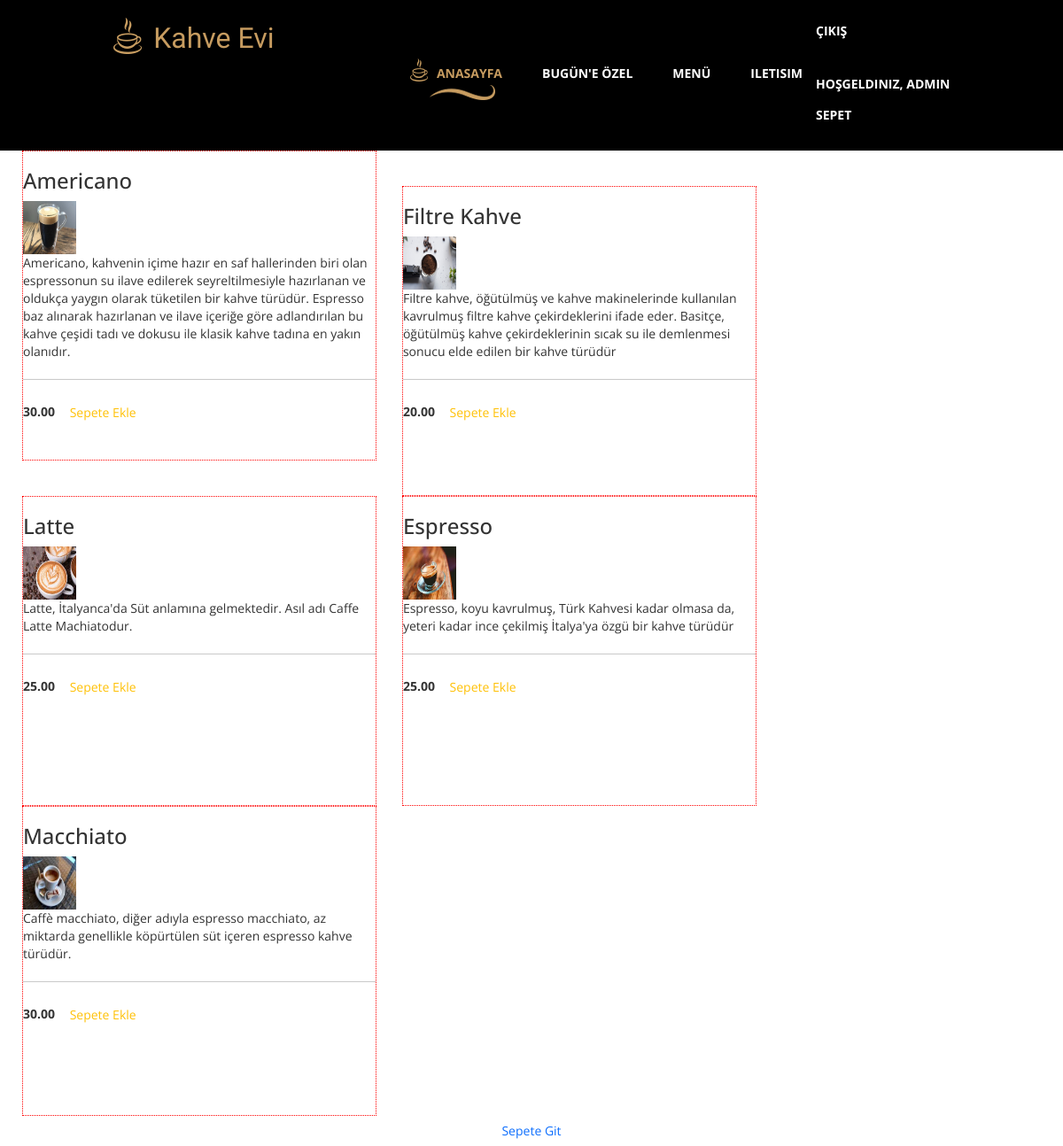
Screenshot of /index (signed in) with the database file from the repository.
### cart/models.py (models this page shows, shortened)
class Product(models.Model):
    name = models.CharField(max_length=200, db_index=True)
    slug = models.SlugField(max_length=200, db_index=True)
    image = models.ImageField(upload_to='products/%Y/%m/%d', blank=True)
    description = models.TextField(blank=True)
    price = models.DecimalField(max_digits=10, decimal_places=2)
    available = models.BooleanField(default=True)
    created = models.DateTimeField(auto_now_add=True)
    updated = models.DateTimeField(auto_now=True)
    class Meta:
        verbose_name = 'Product'
        verbose_name_plural = 'Products'

### cart/views.py (the view)
# urls.py: path('index', views.index, name='index'),
def index(request):
    username = request.session.get('username')  # session'daki değeri alır (get)
    products = Product.objects.all()
    context = {
        'products': products,
    }
    return render(request, 'index.html', context=context)

### templates/index.html (shortened to what this page needs)
{% load static %}
<!DOCTYPE html>
<html lang="en">
<head>
    <link href="https://cdn.jsdelivr.net/npm/bootstrap@5.0.2/dist/css/bootstrap.min.css" rel="stylesheet">
    <link rel="stylesheet" href="{% static '/css/bootstrap.min.css' %}" >
    <link rel="stylesheet" href="{% static '/css/font-awesome.min.css' %}" >
    <link rel="stylesheet" href="{% static '/css/templatemo-style.css' %}" >
</head>
<body>
    <div class="tm-top-header">
        <div class="container">
          <div class="row">
            <div class="tm-top-header-inner">
              <div class="tm-logo-container">
                <img src="{% static 'img/logo.png' %}" alt="Logo" class="tm-site-logo">
                <h1 class="tm-site-name tm-handwriting-font">Kahve Evi</h1>
              </div>
              <nav class="tm-nav">
                <ul>
                  <li><a href="index" class="active">Anasayfa</a></li>
                  <li><a href="today-special"  >Bugün'e Özel</a></li>
                  <li><a href="menu">Menü</a></li>
                  <li><a href="contact" >Iletisim</a></li>
                </ul>
                <ul class="navbar-nav ms-auto">
                  {% if user.is_authenticated %}
                  <li class ="nav-item"><a class="nav-link" href="{% url 'logout' %}">Çıkış</a></li>
                  <li class ="nav-item"><a class="nav-link" href=""></a>Hoşgeldiniz, {{user.username}} </li>
                  <li class ="nav-item"><a class="nav-link" href="{% url 'cart_detail' %}">Sepet</a></li>
                  {% else %}
                  <li class ="nav-item"><a class="nav-link" href="{% url 'login' %}">Giriş Yap</a></li>
                  <li class ="nav-item"><a class="nav-link" href="{% url 'signup' %}">Kayıt Ol</a></li>
                  {% endif %}
                </ul>
              </nav>
            </div>
          </div>
        </div>
      </div>
    {% for product in products %}
        <div style="width: 400px; height: 350px; display: inline-block; border: 1px red dotted; margin-left: 25px;">
        <h3>{{ product.name }}</h3>
        <img src="{{ product.image.url }}" alt="" width="60" height="60">
        <p> {{ product.description }} </p>
        <hr>
        <b>{{ product.price }}</b>
        <a href="{% url 'cart_add' id=product.id %}">
            <button class="btn btn-outline-warning">Sepete Ekle</button>
        </a>
        </div>
    {% endfor %}
<a href="cart-detail">
    <div class="d-grid gap-2">
        <button class="btn btn-outline-primary"; >Sepete Git</button>
    </div>
</a>
</body>
</html>

### static/css/templatemo-style.css (style rules this page uses)
body { overflow-x: hidden; }
ul { margin: 0; padding: 0; }
* { font-family: 'Open Sans', sans-serif; }
.container { max-width: 960px; }
.tm-handwriting-font { font-family: 'Damion', cursive; }
.tm-top-header { background: black; color: white; }
.tm-site-logo, .tm-site-name { vertical-align: bottom; }
.tm-site-name { color: #c79c60; display: inline-block; font-size: 32px; margin: 0 10px; }
.tm-logo-container { padding: 10px 0; }
.tm-nav { display: -webkit-box; display: -webkit-flex; display: -ms-flexbox; display: flex; -webkit-box-align: center; -webkit-align-items: center; -ms-flex-align: center; align-items: center; font-weight: 700; text-transform: uppercase; }
.tm-nav li { list-style: none; float: left; }
.tm-nav li a { color: white; display: inline-block; padding: 15px 15px 20px 30px; -webkit-transition: all 0.3s ease; transition: all 0.3s ease; }
.tm-nav li a:hover, .tm-nav li a:focus, .tm-nav li a.active { color: #c79c60; text-decoration: none; }
.tm-nav li a.active { background: url(../img/logo.png) no-repeat, url(../img/nav-underline.png) no-repeat; background-size: 20px, 74px 17px; background-position: 0% 30%, center bottom; }
.tm-top-header-inner { display: -webkit-box; display: -webkit-flex; display: -ms-flexbox; display: flex; -webkit-box-pack: justify; -webkit-justify-content: space-between; -ms-flex-pack: justify; justify-content: space-between; padding-top: 10px; padding-bottom: 10px; }

### rows the page displays
Product: name "Americano", image (picture), description "Americano, kahvenin içime hazır en saf hallerinden biri olan espressonun su ilave edilerek seyreltilmesiyle hazırlanan ve oldukça yaygın olarak tüketilen bir kahve türüdür. Espresso baz alınarak hazırlanan ve ilave içeriğe göre adlandırılan bu kahve çeşidi tadı ve dokusu ile klasik kahve tadına en yakın olanıdır.", price "30.00"
Product: name "Filtre Kahve", image (picture), description "Filtre kahve, öğütülmüş ve kahve makinelerinde kullanılan kavrulmuş filtre kahve çekirdeklerini ifade eder. Basitçe, öğütülmüş kahve çekirdeklerinin sıcak su ile demlenmesi sonucu elde edilen bir kahve türüdür", price "20.00"
Product: name "Latte", image (picture), description "Latte, İtalyanca'da Süt anlamına gelmektedir. Asıl adı Caffe Latte Machiatodur.", price "25.00"
Product: name "Espresso", image (picture), description "Espresso, koyu kavrulmuş, Türk Kahvesi kadar olmasa da, yeteri kadar ince çekilmiş İtalya'ya özgü bir kahve türüdür", price "25.00"
Product: name "Macchiato", image (picture), description "Caffè macchiato, diğer adıyla espresso macchiato, az miktarda genellikle köpürtülen süt içeren espresso kahve türüdür.", price "30.00"

### other values shown
{{ user.username }} "ADMIN"
